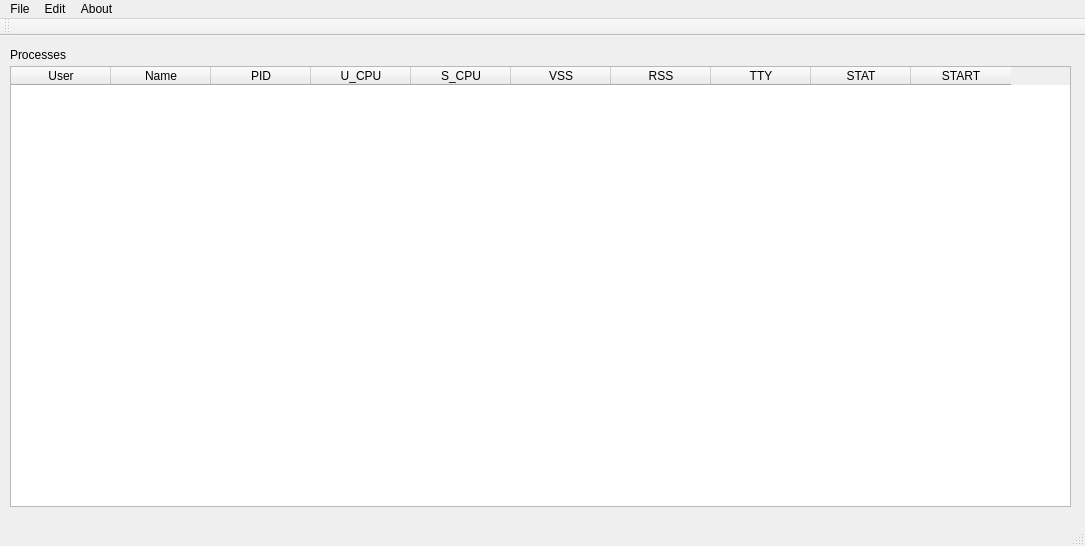
<?xml version="1.0" encoding="UTF-8"?>
<ui version="4.0">
 <class>MainWindow</class>
 <widget class="QMainWindow" name="MainWindow">
  <property name="geometry">
   <rect>
    <x>0</x>
    <y>0</y>
    <width>1085</width>
    <height>546</height>
   </rect>
  </property>
  <property name="windowTitle">
   <string>MainWindow</string>
  </property>
  <widget class="QWidget" name="centralWidget">
   <widget class="QLabel" name="label">
    <property name="geometry">
     <rect>
      <x>10</x>
      <y>10</y>
      <width>67</width>
      <height>17</height>
     </rect>
    </property>
    <property name="text">
     <string>Processes</string>
    </property>
   </widget>
   <widget class="QTableWidget" name="tableWidget">
    <property name="geometry">
     <rect>
      <x>10</x>
      <y>30</y>
      <width>1061</width>
      <height>441</height>
     </rect>
    </property>
    <property name="columnCount">
     <number>10</number>
    </property>
    <attribute name="verticalHeaderVisible">
     <bool>false</bool>
    </attribute>
    <column>
     <property name="text">
      <string>User</string>
     </property>
    </column>
    <column>
     <property name="text">
      <string>Name</string>
     </property>
    </column>
    <column>
     <property name="text">
      <string>PID</string>
     </property>
    </column>
    <column>
     <property name="text">
      <string>U_CPU</string>
     </property>
    </column>
    <column>
     <property name="text">
      <string>S_CPU</string>
     </property>
    </column>
    <column>
     <property name="text">
      <string>VSS</string>
     </property>
    </column>
    <column>
     <property name="text">
      <string>RSS</string>
     </property>
    </column>
    <column>
     <property name="text">
      <string>TTY</string>
     </property>
    </column>
    <column>
     <property name="text">
      <string>STAT</string>
     </property>
    </column>
    <column>
     <property name="text">
      <string>START</string>
     </property>
    </column>
   </widget>
  </widget>
  <widget class="QMenuBar" name="menuBar">
   <property name="geometry">
    <rect>
     <x>0</x>
     <y>0</y>
     <width>1085</width>
     <height>25</height>
    </rect>
   </property>
   <widget class="QMenu" name="menuFile">
    <property name="title">
     <string>File</string>
    </property>
   </widget>
   <widget class="QMenu" name="menuEdit">
    <property name="title">
     <string>Edit</string>
    </property>
   </widget>
   <widget class="QMenu" name="menuAbout">
    <property name="title">
     <string>About</string>
    </property>
   </widget>
   <addaction name="menuFile"/>
   <addaction name="menuEdit"/>
   <addaction name="menuAbout"/>
  </widget>
  <widget class="QToolBar" name="mainToolBar">
   <attribute name="toolBarArea">
    <enum>TopToolBarArea</enum>
   </attribute>
   <attribute name="toolBarBreak">
    <bool>false</bool>
   </attribute>
  </widget>
  <widget class="QStatusBar" name="statusBar"/>
  <action name="actionFile">
   <property name="text">
    <string>File</string>
   </property>
  </action>
 </widget>
 <layoutdefault spacing="6" margin="11"/>
 <resources/>
 <connections/>
</ui>
